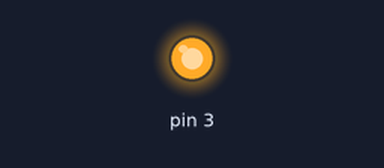
This sketch was run on a simulated Arduino Uno, built with avr-gcc and run on an emulated ATmega328P. Shown: output pins drawn as LEDs (lit = HIGH).

Above: at 0.1 s.
Timing chart, 0 to 1.6 s (numbered marks = the images above):
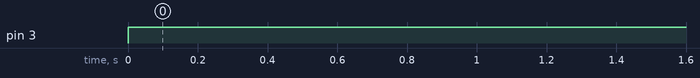

The sketch:

testControlMoteur.ino
```cpp
/*
  test potentiometre
 */

int potpin = A0;
int val;

void setup() {
  Serial.begin(9600);
}

void loop() {
  //int val = analogRead(potpin);

  //val = map(val, 0, 1023, 0, 225);

  //Serial.println(val, DEC);

  //analogWrite(3,val);

   analogWrite(3,255);

  delay(15);

   //analogWrite(3,0);

  //delay(1000);

}
```

Measured:
- by itself, pin 3: LOW → HIGH at 0.00 s
